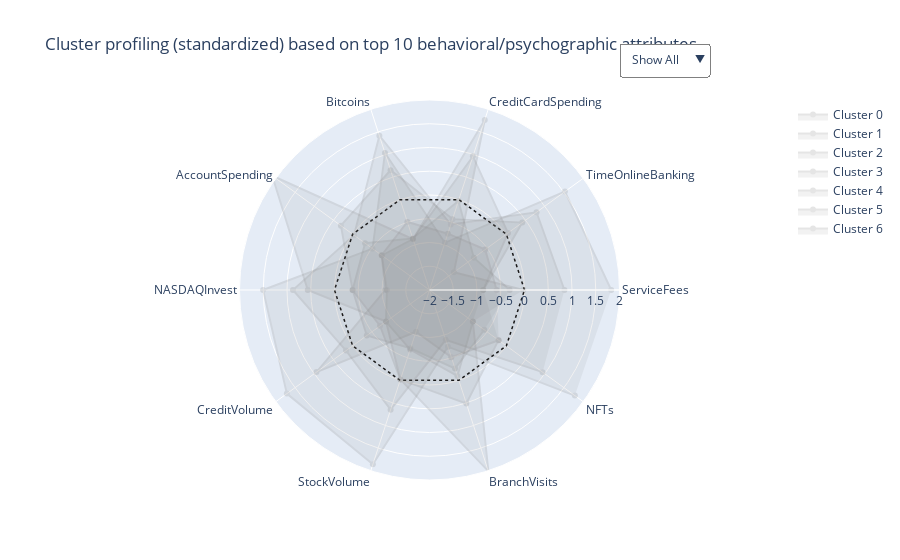

Notebook cell for this chart:
### Code cell
# radar chart based on top 10 contributing variables
import plotly.graph_objects as go

vars_to_plot = [
    'ServiceFees','TimeOnlineBanking','CreditCardSpending','Bitcoins','AccountSpending',
    'NASDAQInvest','CreditVolume','StockVolume','BranchVisits','NFTs'
]

fig_act = go.Figure()

# Add a reference line (circle) at r=0
fig_act.add_trace(go.Scatterpolar(
    r=[0]*(len(vars_to_plot) + 1),
    theta=vars_to_plot + [vars_to_plot][0],
    mode='lines',
    line=dict(color='black', width=1.5, dash='dot'),
    name='Baseline (Mean = 0)',
    hoverinfo='skip',
    showlegend=False,
))

for cluster in cluster_profiles_std.index:
    fig_act.add_trace(go.Scatterpolar(
        r = cluster_profiles_std.loc[cluster, vars_to_plot].values,
        theta = vars_to_plot,
        fill = 'toself',
        name = f'Cluster {cluster}',
        opacity = 0.2,           
        line=dict(color='gray')  
    ))


buttons = []
for i, cluster in enumerate(cluster_profiles_std.index):
    opacities = [1.0] + [0.15] * len(cluster_profiles_std.index) 
    opacities[i + 1] = 1.0  

    buttons.append(dict(
        label=f'Cluster {cluster}',
        method='update',
        args=[
            {'opacity': opacities},  
            {'title': f'Profile for Cluster {cluster}'}  
        ]
    ))

# --- Add “Show all” option ---
buttons.insert(0, dict(
    label='Show All',
    method='update',
    args=[
        {'opacity': [1] + [0.6]*len(cluster_profiles_std.index)},
        {'title': 'All Cluster Profiles (Standardized)'}
    ]
))

fig_act.update_layout(
    polar=dict(radialaxis=dict(visible=True, range=[-2, 2])),
    title='Cluster profiling (standardized) based on top 10 behavioral/psychographic attributes',
    showlegend=True,
    updatemenus=[dict(
        type='dropdown',
        direction='down',
        x=0.9,
        y=1.15,
        buttons=buttons,
        bgcolor='white',
        bordercolor='gray'
    )]
)

fig_act.show()

### Figure 1 — Plotly figure (JSON) as saved in the notebook; plotly's stock layout.template omitted (floating-point values rounded to 4 significant figures)
{"data": [{"hoverinfo": "skip", "line": {"color": "black", "dash": "dot", "width": 1.5}, "mode": "lines", "name": "Baseline (Mean = 0)", "r": [0, 0, 0, 0, 0, 0, 0, 0, 0, 0, 0], "showlegend": false, "theta": ["ServiceFees", "TimeOnlineBanking", "CreditCardSpending", "Bitcoins", "AccountSpending", "NASDAQInvest", "CreditVolume", "StockVolume", "BranchVisits", "NFTs", "ServiceFees", "TimeOnlineBanking", "CreditCardSpending", "Bitcoins", "AccountSpending", "NASDAQInvest", "CreditVolume", "StockVolume", "BranchVisits", "NFTs"], "type": "scatterpolar"}, {"fill": "toself", "line": {"color": "gray"}, "name": "Cluster 0", "opacity": 0.2, "r": [-0.02427, -1.366, 1.764, -0.8743, 2.093, 0.5625, -0.8696, -0.02136, 2.008, -0.8724], "theta": ["ServiceFees", "TimeOnlineBanking", "CreditCardSpending", "Bitcoins", "AccountSpending", "NASDAQInvest", "CreditVolume", "StockVolume", "BranchVisits", "NFTs"], "type": "scatterpolar"}, {"fill": "toself", "line": {"color": "gray"}, "name": "Cluster 1", "opacity": 0.2, "r": [-0.5873, -0.5516, -0.7533, -0.4931, -0.7548, -1.073, 0.9403, -1.076, -0.5141, -0.1996], "theta": ["ServiceFees", "TimeOnlineBanking", "CreditCardSpending", "Bitcoins", "AccountSpending", "NASDAQInvest", "CreditVolume", "StockVolume", "BranchVisits", "NFTs"], "type": "scatterpolar"}, {"fill": "toself", "line": {"color": "gray"}, "name": "Cluster 2", "opacity": 0.2, "r": [0.8402, 0.785, -0.5511, 1.415, -0.03646, 0.8746, 0.1711, 0.6488, -0.8985, 0.9423], "theta": ["ServiceFees", "TimeOnlineBanking", "CreditCardSpending", "Bitcoins", "AccountSpending", "NASDAQInvest", "CreditVolume", "StockVolume", "BranchVisits", "NFTs"], "type": "scatterpolar"}, {"fill": "toself", "line": {"color": "gray"}, "name": "Cluster 3", "opacity": 0.2, "r": [-0.8736, 0.04314, 0.9586, -0.8728, -0.7629, -1.104, -0.8694, -0.6828, -0.09696, -0.8724], "theta": ["ServiceFees", "TimeOnlineBanking", "CreditCardSpending", "Bitcoins", "AccountSpending", "NASDAQInvest", "CreditVolume", "StockVolume", "BranchVisits", "NFTs"], "type": "scatterpolar"}, {"fill": "toself", "line": {"color": "gray"}, "name": "Cluster 4", "opacity": 0.2, "r": [-0.8683, 0.4132, -0.4313, 0.6515, 0.305, -0.3815, -0.7151, -0.01734, 0.5101, -0.2045], "theta": ["ServiceFees", "TimeOnlineBanking", "CreditCardSpending", "Bitcoins", "AccountSpending", "NASDAQInvest", "CreditVolume", "StockVolume", "BranchVisits", "NFTs"], "type": "scatterpolar"}, {"fill": "toself", "line": {"color": "gray"}, "name": "Cluster 5", "opacity": 0.2, "r": [-0.3127, -0.8472, -0.03108, -0.859, -0.3244, -0.3819, -0.3683, -0.7093, -0.2631, -0.5759], "theta": ["ServiceFees", "TimeOnlineBanking", "CreditCardSpending", "Bitcoins", "AccountSpending", "NASDAQInvest", "CreditVolume", "StockVolume", "BranchVisits", "NFTs"], "type": "scatterpolar"}, {"fill": "toself", "line": {"color": "gray"}, "name": "Cluster 6", "opacity": 0.2, "r": [1.826, 1.524, -0.9554, 1.033, -0.519, 1.503, 1.711, 1.858, -0.7458, 1.782], "theta": ["ServiceFees", "TimeOnlineBanking", "CreditCardSpending", "Bitcoins", "AccountSpending", "NASDAQInvest", "CreditVolume", "StockVolume", "BranchVisits", "NFTs"], "type": "scatterpolar"}], "layout": {"polar": {"radialaxis": {"range": [-2, 2], "visible": true}}, "showlegend": true, "title": {"text": "Cluster profiling (standardized) based on top 10 behavioral/psychographic attributes"}, "updatemenus": [{"bgcolor": "white", "bordercolor": "gray", "buttons": [{"args": [{"opacity": [1, 0.6, 0.6, 0.6, 0.6, 0.6, 0.6, 0.6]}, {"title": "All Cluster Profiles (Standardized)"}], "label": "Show All", "method": "update"}, {"args": [{"opacity": [1, 1, 0.15, 0.15, 0.15, 0.15, 0.15, 0.15]}, {"title": "Profile for Cluster 0"}], "label": "Cluster 0", "method": "update"}, {"args": [{"opacity": [1, 0.15, 1, 0.15, 0.15, 0.15, 0.15, 0.15]}, {"title": "Profile for Cluster 1"}], "label": "Cluster 1", "method": "update"}, {"args": [{"opacity": [1, 0.15, 0.15, 1, 0.15, 0.15, 0.15, 0.15]}, {"title": "Profile for Cluster 2"}], "label": "Cluster 2", "method": "update"}, {"args": [{"opacity": [1, 0.15, 0.15, 0.15, 1, 0.15, 0.15, 0.15]}, {"title": "Profile for Cluster 3"}], "label": "Cluster 3", "method": "update"}, {"args": [{"opacity": [1, 0.15, 0.15, 0.15, 0.15, 1, 0.15, 0.15]}, {"title": "Profile for Cluster 4"}], "label": "Cluster 4", "method": "update"}, {"args": [{"opacity": [1, 0.15, 0.15, 0.15, 0.15, 0.15, 1, 0.15]}, {"title": "Profile for Cluster 5"}], "label": "Cluster 5", "method": "update"}, {"args": [{"opacity": [1, 0.15, 0.15, 0.15, 0.15, 0.15, 0.15, 1]}, {"title": "Profile for Cluster 6"}], "label": "Cluster 6", "method": "update"}], "direction": "down", "type": "dropdown", "x": 0.9, "y": 1.15}]}}
